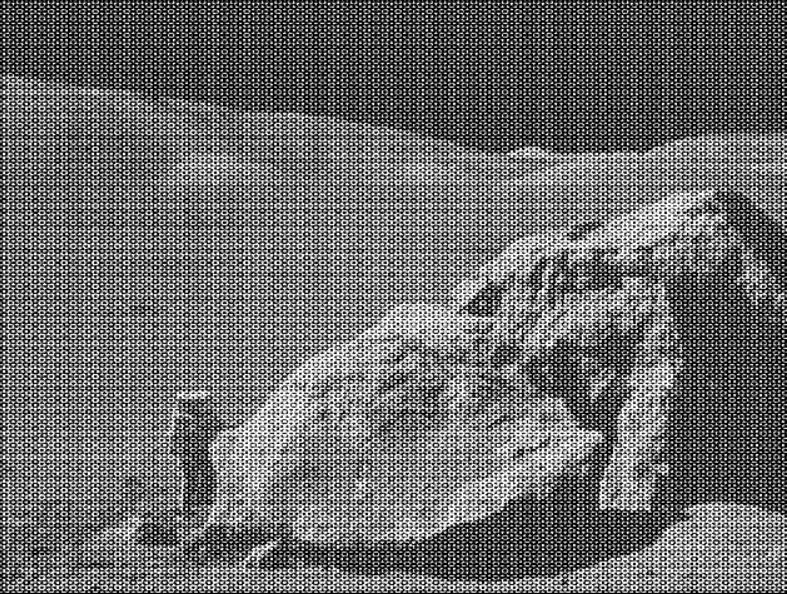
#> input picture periodic_noise.JPG, 787 x 594 px, found by its file name
$ jupyter execute 'Task 5.ipynb'
#> lines starting #> are read from the running program, lines starting #| are printed output that depends on the picture; after the words box and inside, x2 and y2 are one past the last pixel; in counts of white or black regions, pixels touching at a corner belong together
[cell 1]
import cv2
import numpy as np
import matplotlib.pyplot as plt

img = cv2.imread('periodic_noise.jpg', cv2.IMREAD_GRAYSCALE)
#> img: shape (594, 787); min 0, max 255, mean 107.6

[cell 2]
# Высокочастотный фильтр Гаусса
def gaussian_kernel(shape, sigma):
    rows, cols = shape
    crow, ccol = rows // 2, cols // 2
    y, x = np.ogrid[:rows, :cols]
    d2 = (y - crow)**2 + (x - ccol)**2
    kernel = np.exp(-d2 / (2.0 * sigma**2))
    return kernel

sigma = 10
low_filter  = gaussian_kernel(img.shape[:2], sigma)

high_filter = 1.0 - low_filter

img_f = np.float32(img)
dft = cv2.dft(img_f, flags=cv2.DFT_COMPLEX_OUTPUT)
dft_shift = np.fft.fftshift(dft)

filtered_shift = dft_shift * high_filter[:, :, np.newaxis]

f_ishift = np.fft.ifftshift(filtered_shift)
img_back = cv2.idft(f_ishift)
img_back = cv2.magnitude(img_back[:, :, 0], img_back[:, :, 1])
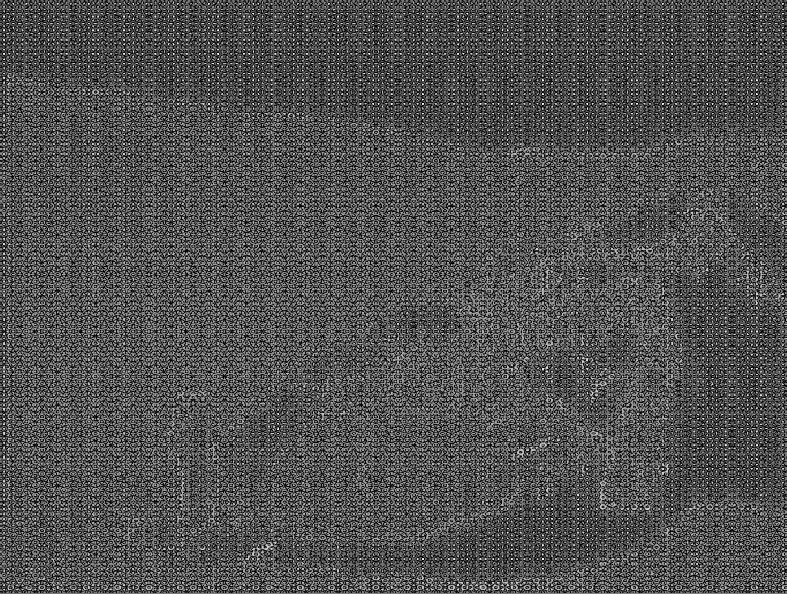
#> img_back: shape (594, 787) float64; min 20.27, max 86304446.8, mean 27778129.7; drawn with min black and max white

plt.figure(figsize=(12, 8))
plt.subplot(2, 2, 1); plt.imshow(img, cmap='gray'); plt.axis('off')
plt.subplot(2, 2, 2); plt.imshow(img_back, cmap='gray');plt.axis('off')
plt.tight_layout(); plt.show()
#> after `plt.tight_layout()`:
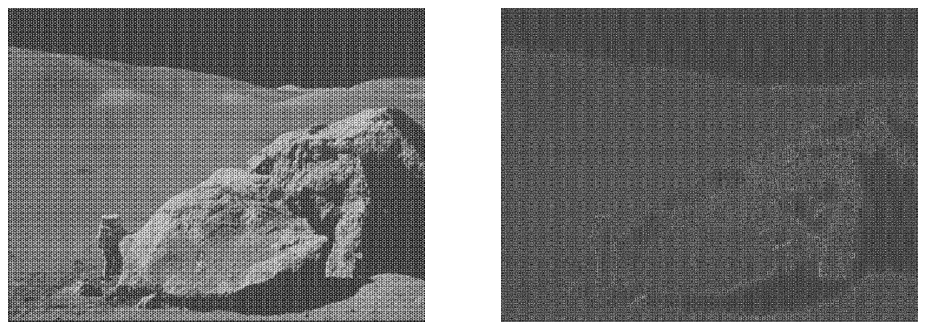
#> figure drawn by matplotlib, 2 panels

[cell 3]
# Фурье
rows, cols = img.shape
#> rows = 594; cols = 787
kH, kW = 5, 5
kernel = np.ones((kH, kW), np.float32) / (kH * kW)

padded = np.zeros((rows, cols), np.float32)
padded[:kH, :kW] = kernel
padded = np.roll(padded, (-(kH // 2), -(kW // 2)), axis=(0, 1))

dft_img    = np.fft.fftshift(cv2.dft(img.astype(np.float32), flags=cv2.DFT_COMPLEX_OUTPUT), axes=(0, 1))
dft_kernel = np.fft.fftshift(cv2.dft(padded, flags=cv2.DFT_COMPLEX_OUTPUT), axes=(0, 1))

dft_mul = cv2.mulSpectrums(dft_img, dft_kernel, flags=0)

dft_mul  = np.fft.ifftshift(dft_mul, axes=(0, 1))
img_back = cv2.idft(dft_mul, flags=cv2.DFT_SCALE | cv2.DFT_REAL_OUTPUT)
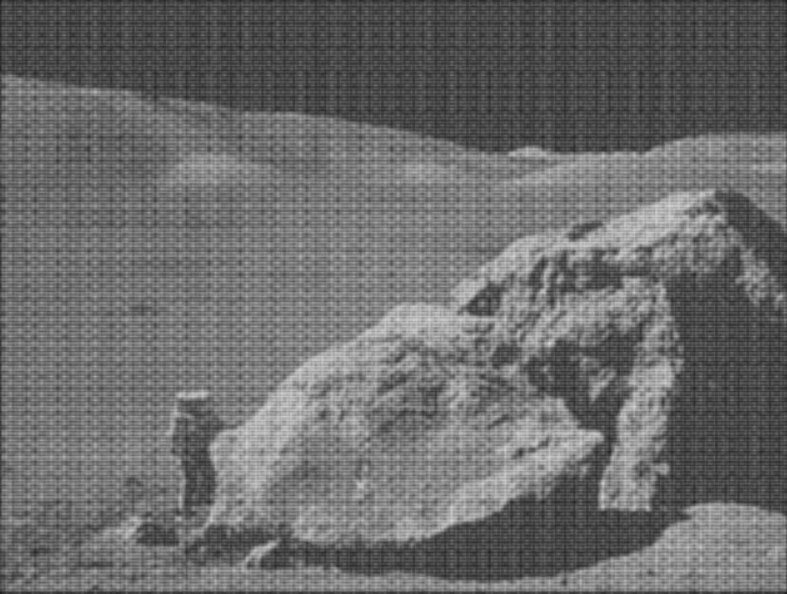
#> img_back: shape (594, 787) float32; min 28.96, max 214.5, mean 107.6

plt.subplot(121); plt.imshow(img, cmap='gray'); plt.title('Исходное');  plt.axis('off')
plt.subplot(122); plt.imshow(np.clip(img_back, 0, 255), cmap='gray'); plt.title('Фурье'); plt.axis('off')
plt.show()
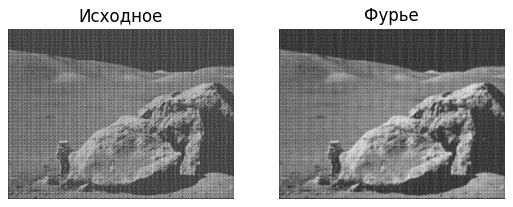
#> figure drawn by matplotlib, 2 panels

[cell 4]
# Удаление периодического шума с помощью преобразования Фурье
f = np.fft.fft2(img.astype(np.float32))
fshift = np.fft.fftshift(f)
magnitude = 20 * np.log(np.abs(fshift) + 1)
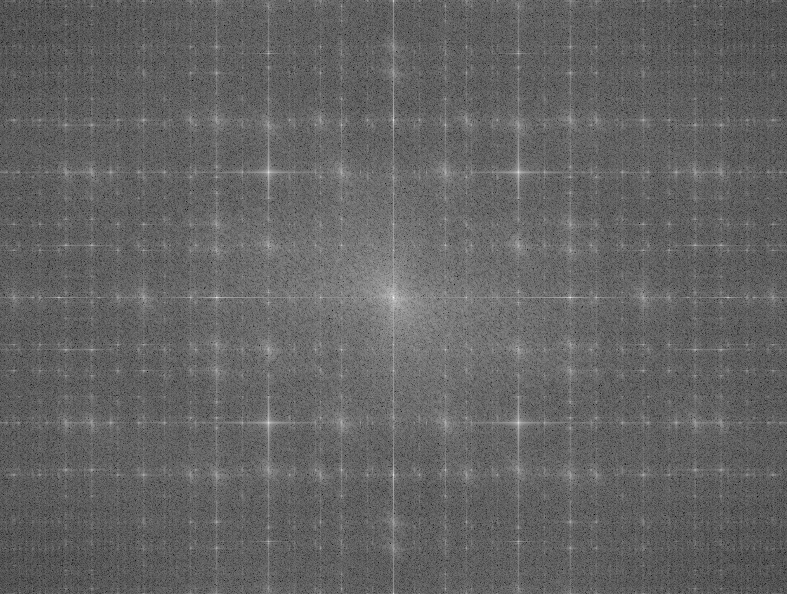
#> magnitude: shape (594, 787) float64; min 64.48, max 354.7, mean 178.8; drawn with min black and max white

rows, cols = img.shape
crow, ccol = rows // 2, cols // 2
#> crow = 297; ccol = 393

notch_radius  = 8
center_radius = 30

spec = magnitude.copy()
spec[crow - center_radius:crow + center_radius,
    ccol - center_radius:ccol + center_radius] = 0
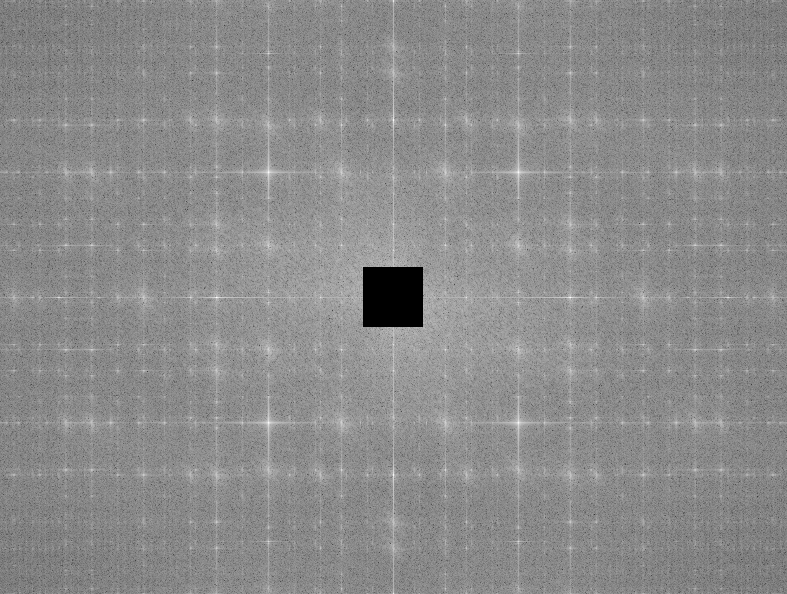
#> spec: shape (594, 787) float64; 0.77% of pixels changed, all inside (x1, y1, x2, y2) = (363, 267, 423, 327); drawn with min black and max white

thr = np.percentile(spec, 99.5)
#> thr = 230.6
peaks = np.argwhere(spec > thr)
#> peaks = 2338 pairs, first value 0 to 593, second value 13 to 773

filtered_peaks = []
for (r, c) in peaks:
    if all((r - r2)**2 + (c - c2)**2 > (2 * notch_radius)**2
           for (r2, c2) in filtered_peaks):
        filtered_peaks.append((r, c))
#> this loop made 2338 passes
#> (r, c) on passes 1 to 3: (0, 393), (1, 216), (1, 320)
#> after the loop, filtered_peaks = 376 pairs, first value 0 to 593, second value 13 to 772
print('found peaks:', len(filtered_peaks))
#| found peaks: 376

mask = np.ones((rows, cols), np.uint8)
yy, xx = np.ogrid[:rows, :cols]
#> yy = 594 values from 0 to 593
for (r, c) in filtered_peaks:
    r_sym, c_sym = 2 * crow - r, 2 * ccol - c
    for (rr, cc) in [(r, c), (r_sym, c_sym)]:
        mask[(yy - rr)**2 + (xx - cc)**2 <= notch_radius**2] = 0
#> this loop made 376 passes
#> (r, c, r_sym, c_sym) on passes 1 to 3: (0, 393, 594, 393), (1, 216, 593, 570), (1, 320, 593, 466)
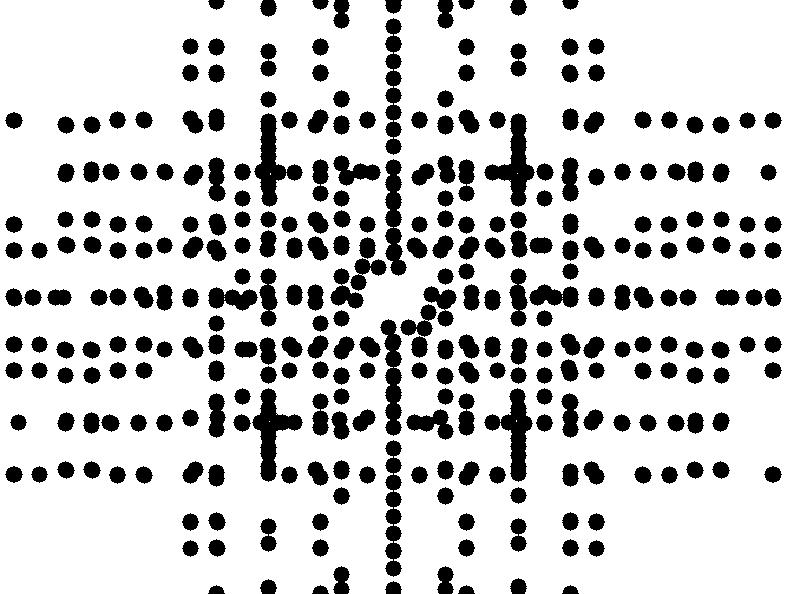
#> mask: shape (594, 787); values 0 (black) and 1 (white), 80.5% white; 304 black regions, largest, box (x1, y1, x2, y2) and area: (484, 113, 535, 207) 1806, (252, 388, 303, 482) 1806, (254, 113, 303, 207) 1743


fshift_filtered = fshift * mask
img_back = np.real(np.fft.ifft2(np.fft.ifftshift(fshift_filtered)))
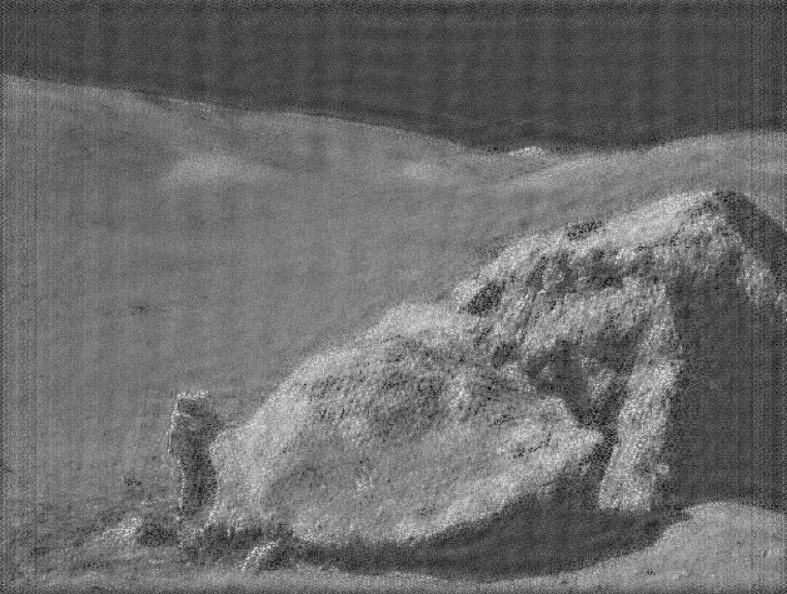
#> img_back: shape (594, 787) float64; min -1.13, max 254.7, mean 107.6; drawn with min black and max white

plt.figure(figsize=(14, 4))
plt.subplot(1, 3, 1); plt.imshow(img, cmap='gray')
plt.title('Исходное'); plt.axis('off')
plt.subplot(1, 3, 2); plt.imshow(magnitude, cmap='gray')
plt.title('Magnitude spectrum'); plt.axis('off')
plt.subplot(1, 3, 3); plt.imshow(np.clip(img_back, 0, 255).astype(np.uint8), cmap='gray')
plt.title('После филтра'); plt.axis('off')
plt.tight_layout(); plt.show()
#> after `plt.tight_layout()`:
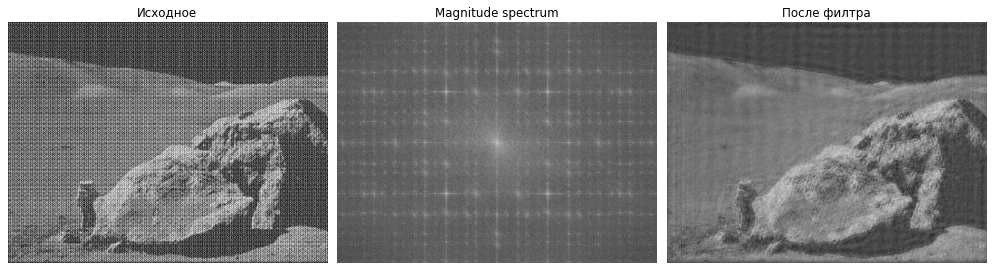
#> figure drawn by matplotlib, 3 panels

plt.figure(figsize=(5, 5))
plt.imshow(mask, cmap='gray'); plt.title('Маска'); plt.axis('off'); plt.show()

$ run again, with sar_1.jpg copied over periodic_noise.JPG
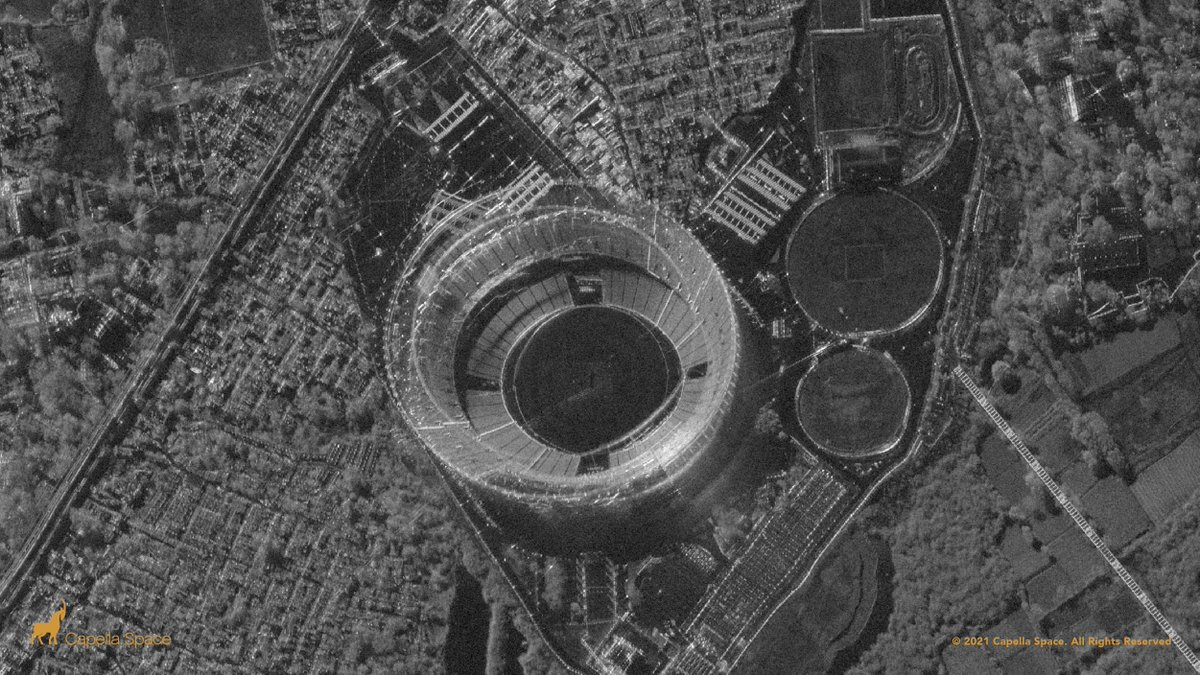
#> input picture sar_1.jpg, 1200 x 675 px, found by its file name
#> spec: shape (675, 1200) float64; min 0, max 255, mean 176.9
#> thr = 231.1
#> peaks = 4049 pairs, first value 265 to 409, second value 410 to 790
#> the loop `for (r, c) in peaks:` made 4049 passes
#> (r, c) on passes 1 to 3: (265, 594), (265, 651), (268, 590)
#> after the loop `for (r, c) in peaks:`: filtered_peaks = 102 pairs, first value 265 to 400, second value 410 to 781
#| found peaks: 102
#> the loop `for (r, c) in filtered_peaks:` made 102 passes
#> (r, c, r_sym, c_sym) on passes 1 to 8: (265, 594, 409, 606), (265, 651, 409, 549), (271, 410, 403, 790), (272, 524, 402, 676), (273, 491, 401, 709), (273, 552, 401, 648), (275, 572, 399, 628), (275, 633, 399, 567)
#> after the loop `for (r, c) in filtered_peaks:`:
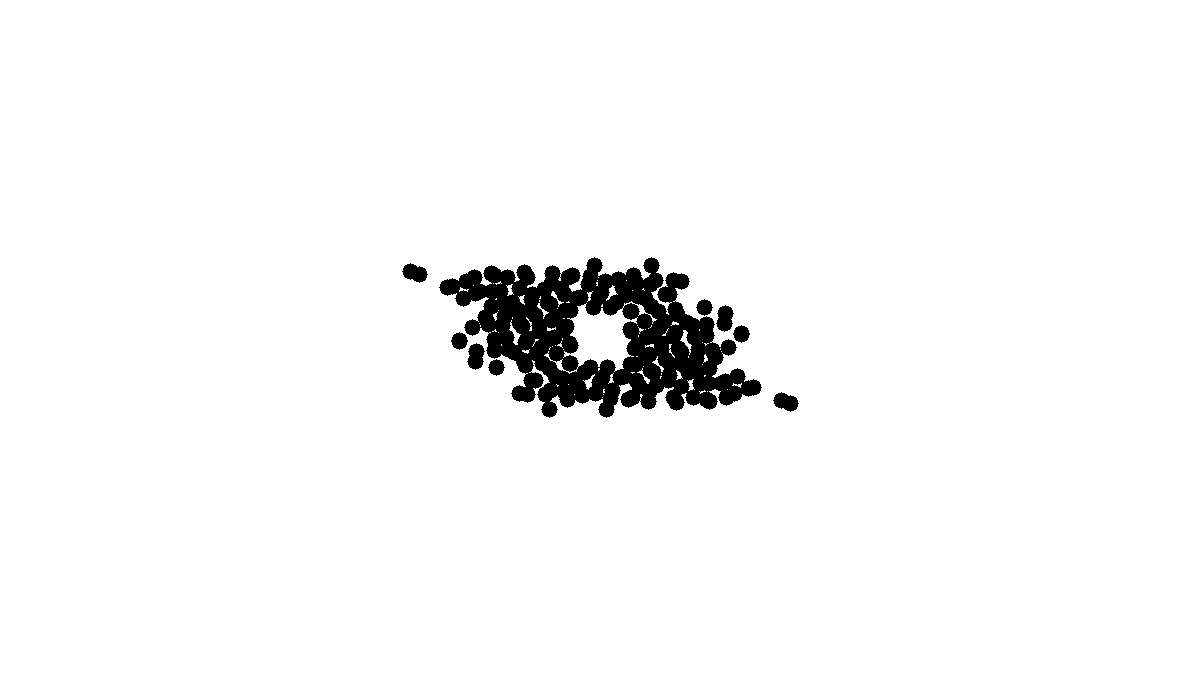
#> mask: shape (675, 1200); values 0 (black) and 1 (white), 96.5% white; 9 black regions, largest, box (x1, y1, x2, y2) and area: (439, 257, 762, 418) 26018, (716, 305, 734, 332) 344, (467, 343, 485, 370) 344
#> `plt.tight_layout()`:
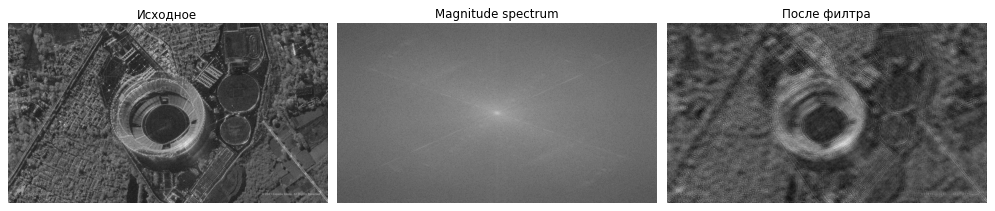
#> figure drawn by matplotlib, 3 panels
